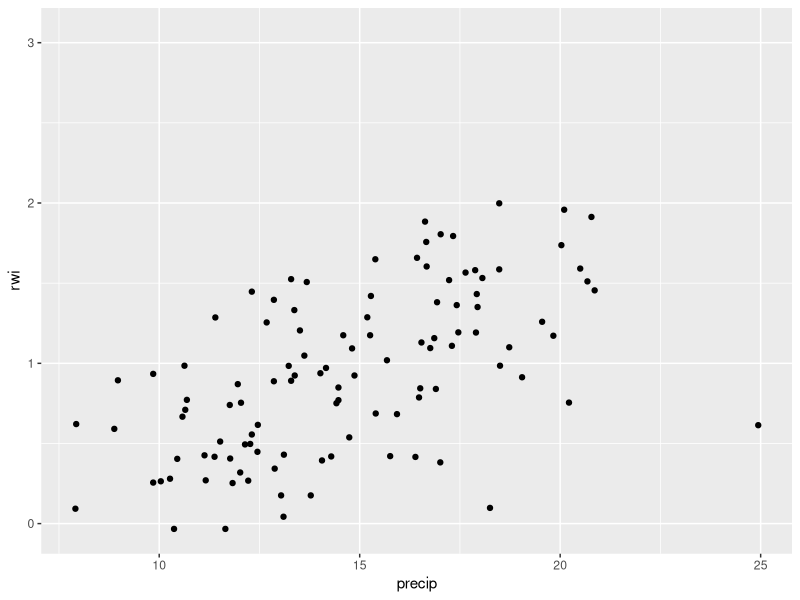
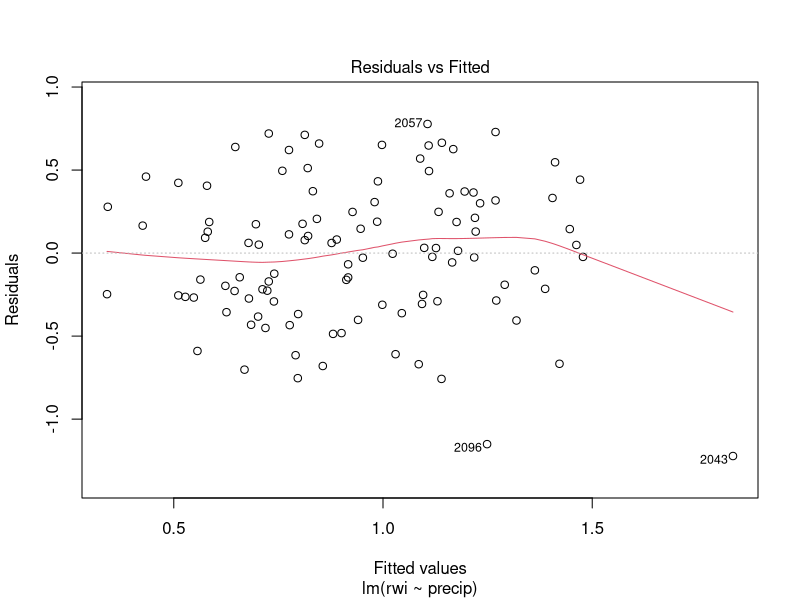
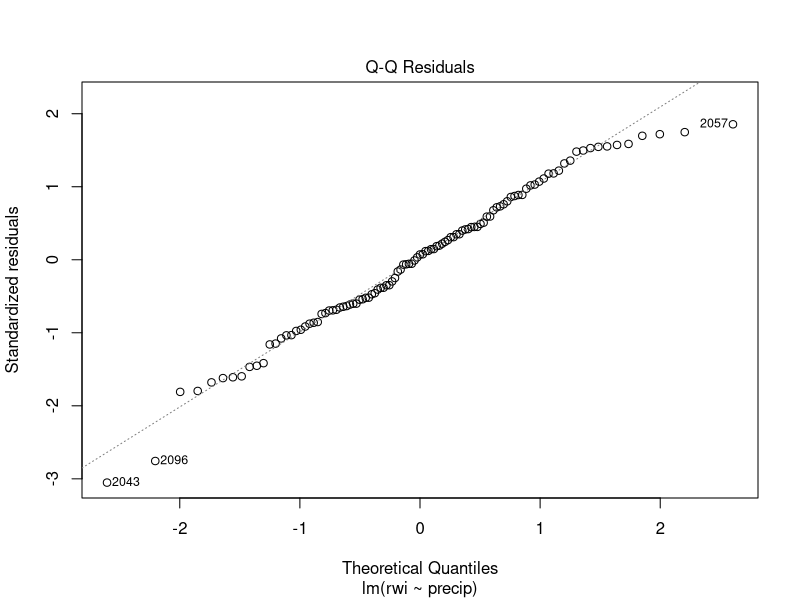
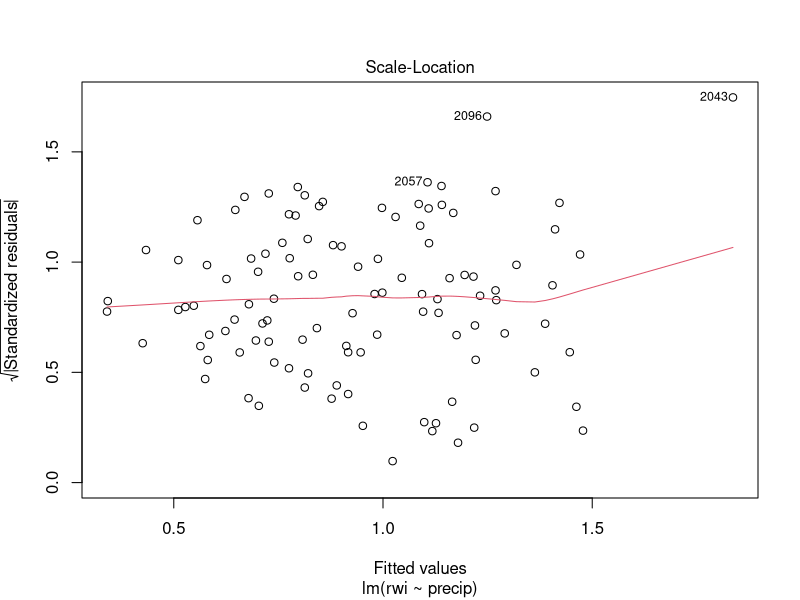
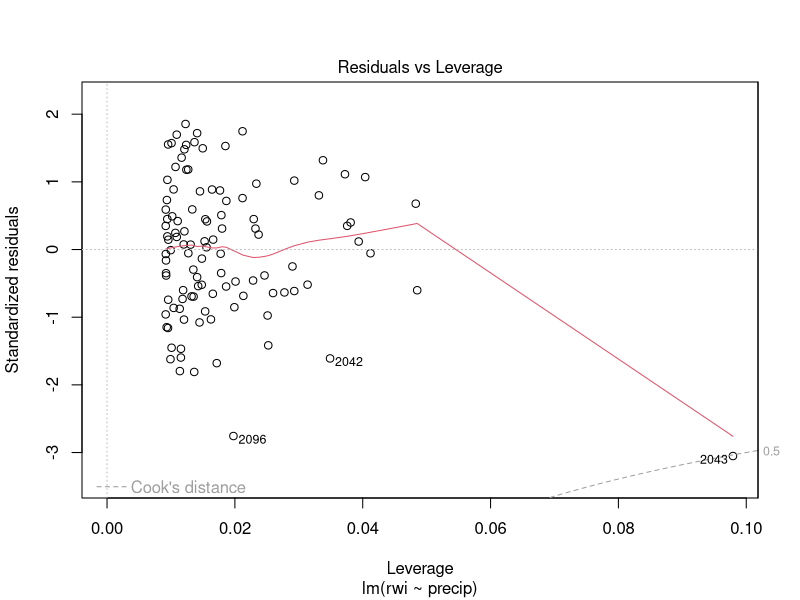
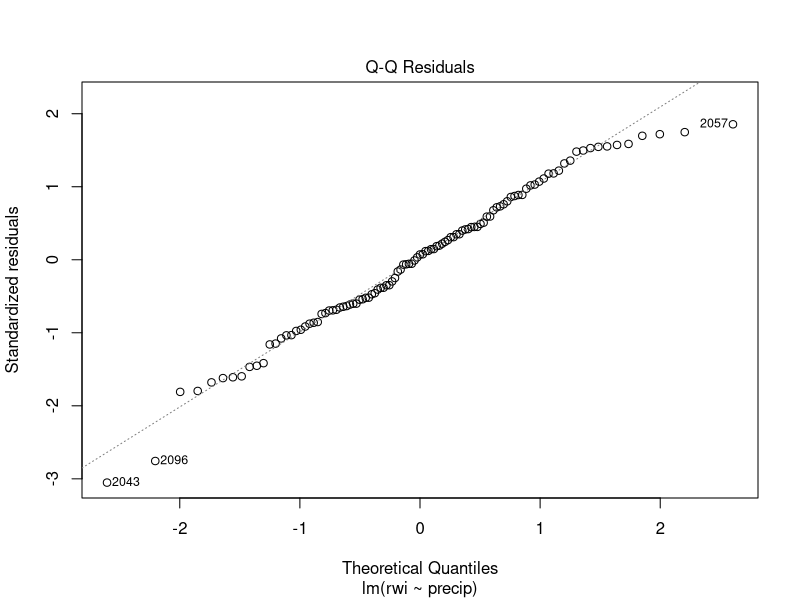
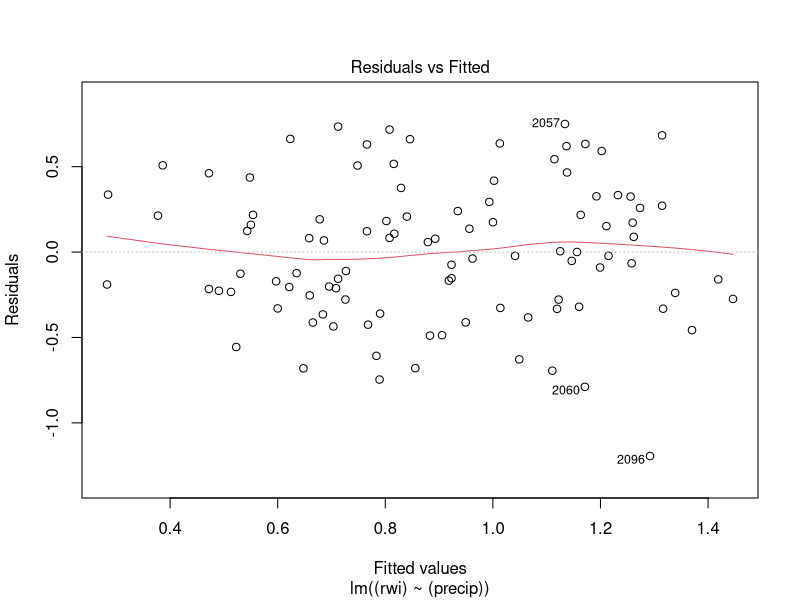
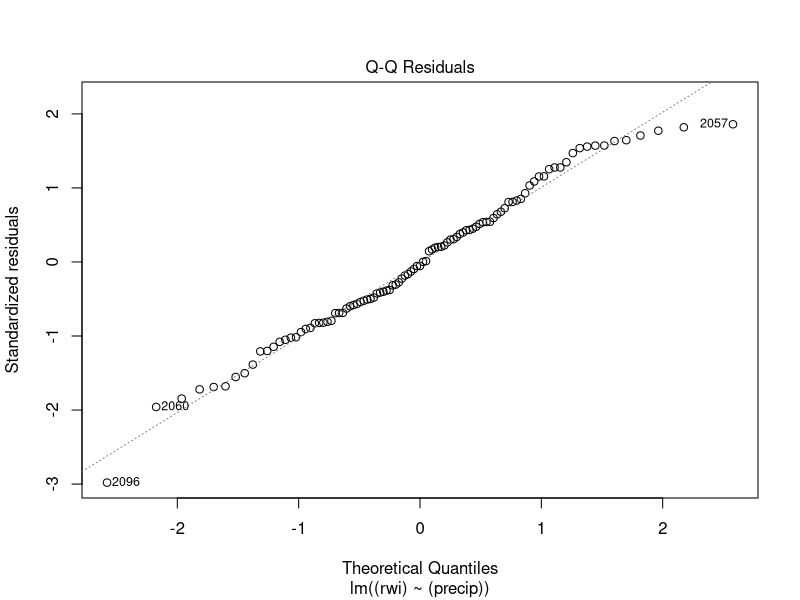

Here is the R script that generated these plots, in order:
## ---- chunk 1
setwd('~/Dropbox/git_root/homework/homework3/')
## ---- chunk 2
library(ggplot2)
library(dplyr)
library(tidyr)
library(magrittr) # for the %$% notation I'll use later.
## ---- chunk 3
precip <- read.csv('data/precip.csv')
rwi <- read.csv('data/rwi.csv')

summary(rwi)
summary(precip)
## ---- chunk 4
head(precip)
## ---- chunk 5
precip.df <- precip %>% gather(key=month, value=precip, -year) %>% arrange(year, month)
head(precip.df)
## ---- chunk 6
precip.df <- precip.df %>% mutate(water_year = lead(year, 6))
head(precip.df, 20)
## ---- chunk 7
annual_precip <- precip.df %>% group_by(water_year) %>% 
  summarize(precip=sum(precip)) %>%
  filter(water_year>1895)
# Don't forget to filter out year=1895 because it wasn't complete.
head(annual_precip)
## ---- chunk 8
rwi.precip.df <- left_join(rwi, annual_precip, by=c('year'='water_year'))
tail(rwi.precip.df)
## ---- chunk 9
ggplot(data=rwi.precip.df) + geom_point(aes(x=precip, y=rwi))
## ---- chunk 10
# Fit the model
model <- lm(rwi~precip, data=rwi.precip.df)
# Print out a summary
summary(model)
## ---- chunk 11
plot(model) # You can then step through each plot, Hit <Return> to see the next plot
# Or you can see one plot at a time, e.g.
plot(model, which=2)
## ---- chunk 12
# Fit the model
model2 <- lm((rwi)~(precip), data=rwi.precip.df, subset=(precip<20))
# Print out a summary
summary(model2)
plot(model2)
